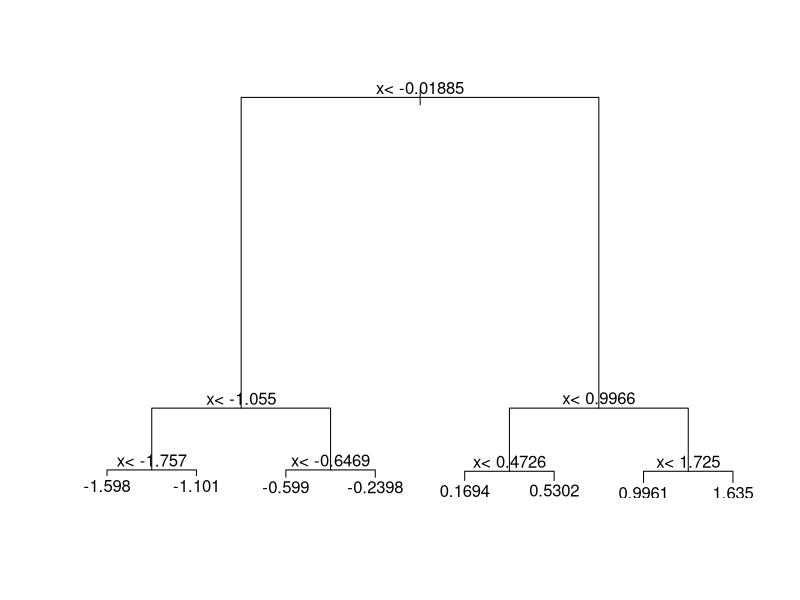
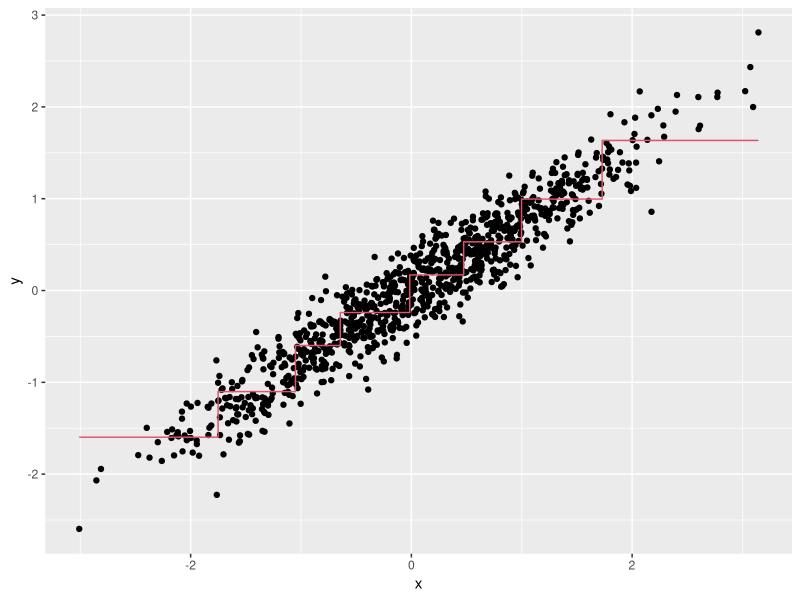
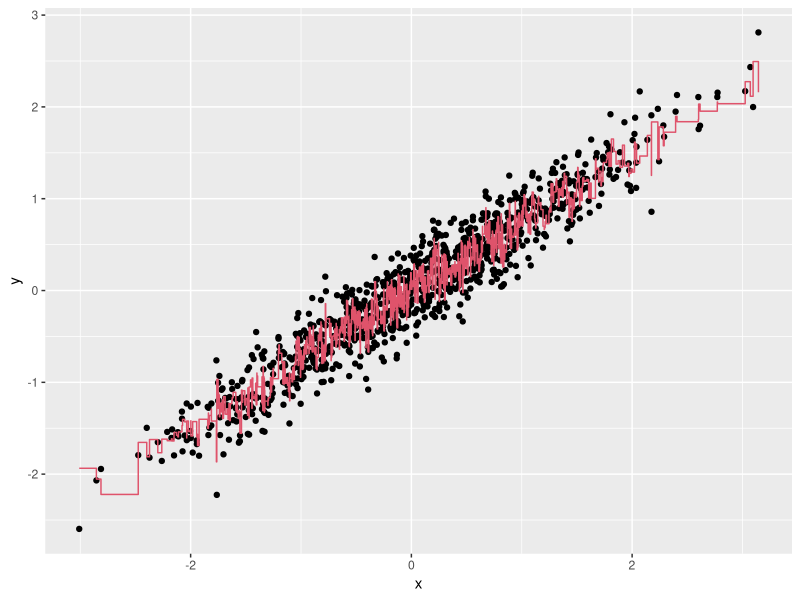
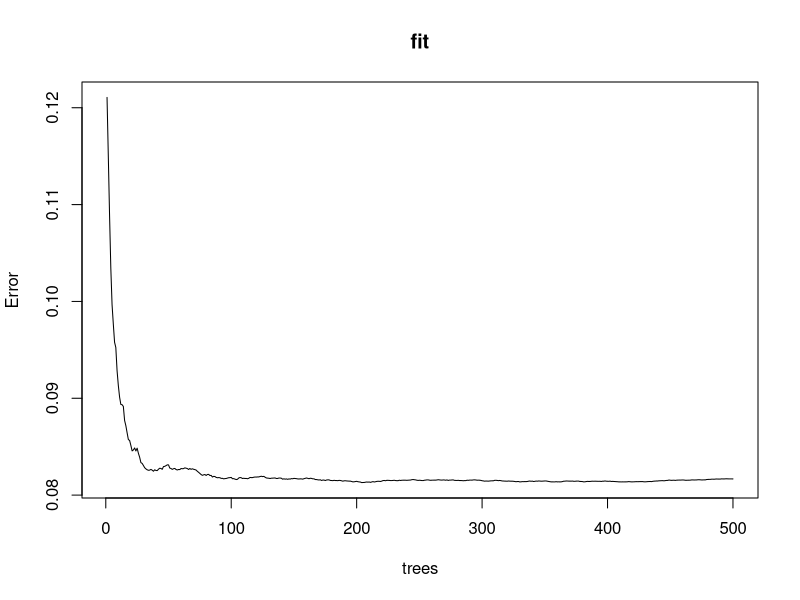
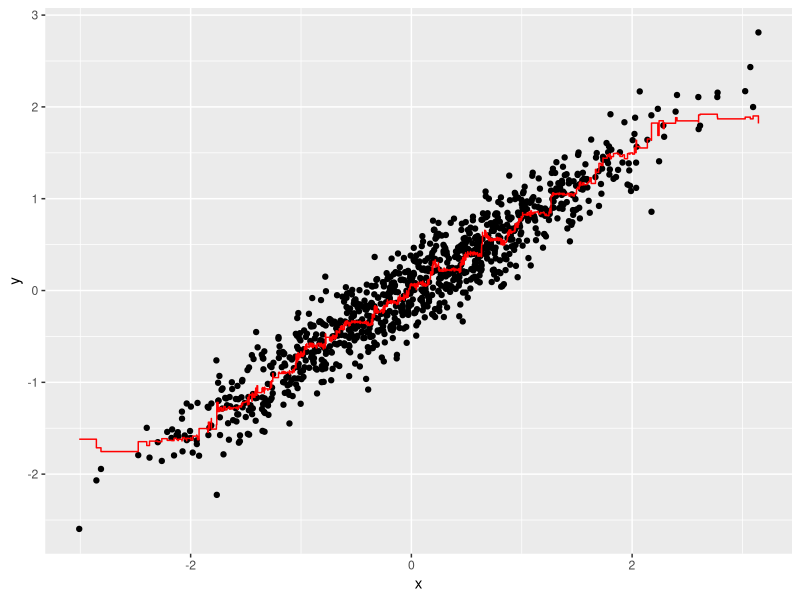

These charts were generated, in order, by the following R code: (Note: this script raises an error after producing the figures.)
library(dslabs)
library(dplyr)
library(caret)
library(tidyverse)
library(randomForest)
library(rpart)
library(ggplot2)

n <- 1000
sigma <- 0.25
x <- rnorm(n, 0, 1)
y <- 0.75 * x + rnorm(n, 0, sigma)
dat <- data.frame(x = x, y = y)

#Q1
fit <- rpart(y ~ ., data = dat)

#Q2
plot(fit)
text(fit)


#Q3
dat %>% 
  mutate(y_hat = predict(fit)) %>% 
  ggplot() +
  geom_point(aes(x, y)) +
  geom_step(aes(x, y_hat), col=2)


#Q4
library(randomForest)
fit <- randomForest(y ~ x, data = dat)
dat %>% 
  mutate(y_hat = predict(fit)) %>% 
  ggplot() +
  geom_point(aes(x, y)) +
  geom_step(aes(x, y_hat), col = 2)


#Q5
plot(fit) 


#Q6
library(randomForest)
fit <- randomForest(y ~ x, data = dat, nodesize = 50, maxnodes = 25) 
  dat %>% 
  mutate(y_hat = predict(fit)) %>% 
  ggplot() +
  geom_point(aes(x, y)) +
  geom_step(aes(x, y_hat), col = "red")

  
  
#Q1   
  
set.seed(1)
library(caret)
fit <- train(y ~ ., method = "Rborist",   
             tuneGrid = data.frame(predFixed = 1, 
                                   minNode = seq(25, 100, 25)),
             data = dat)
ggplot(fit)



#Q2
library(caret)
dat %>% 
  mutate(y_hat = predict(fit)) %>% 
  ggplot() +
  geom_point(aes(x, y)) +
  geom_step(aes(x, y_hat), col = 2)


#Q3
library(caret)
library(dslabs)
set.seed(1991)
data("tissue_gene_expression")

fit <- with(tissue_gene_expression, 
            train(x, y, method = "rpart",
                  tuneGrid = data.frame(cp = seq(0, 0.1, 0.01))))

ggplot(fit)      


#Q5
set.seed(1991)
data("tissue_gene_expression")

fit_rpart <- with(tissue_gene_expression, 
                  train(x, y, method = "rpart",
                        tuneGrid = data.frame(cp = seq(0, 0.10, 0.01)),
                        control = rpart.control(minsplit = 0)))
ggplot(fit_rpart)
confusionMatrix(fit_rpart)
